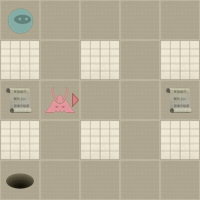

This game map was drawn from its Tiled (.tmx) file and the tilesets committed beside it. A one-line description and the trimmed map source follow:
An orthogonal 5x5 tile map with 40x40 px tiles, 2 tile layers (Level, Actors).

<map version="1.0" orientation="orthogonal" width="5" height="5" tilewidth="40" tileheight="40">
 <properties>
  <property name="moves" value="6" />
 </properties>
 <tileset firstgid="1" name="tiles" tilewidth="40" tileheight="40" spacing="2" margin="2">
  <image source="tiles.png" width="256" height="256" />
  <tile id="0">
   <properties>
    <property name="actor" value="exit" />
   </properties>
  </tile>
  <tile id="2">
   <properties>
    <property name="actor" value="guard" />
    <property name="direction" value="down" />
   </properties>
  </tile>
  <tile id="3">
   <properties>
    <property name="actor" value="guard" />
    <property name="direction" value="left" />
   </properties>
  </tile>
  <tile id="4">
   <properties>
    <property name="actor" value="guard" />
    <property name="direction" value="right" />
   </properties>
  </tile>
  <tile id="5">
   <properties>
    <property name="actor" value="guard" />
    <property name="direction" value="up" />
   </properties>
  </tile>
  <tile id="7">
   <properties>
    <property name="actor" value="player" />
   </properties>
  </tile>
  <tile id="8">
   <properties>
    <property name="actor" value="scroll" />
   </properties>
  </tile>
  <tile id="9">
   <properties>
    <property name="wall" value="1" />
   </properties>
  </tile>
 </tileset>
 <layer name="Level" width="5" height="5">
  <data>[25 cells, 25 non-empty, 2 distinct tile ids]</data>
 </layer>
 <layer name="Actors" width="5" height="5">
  <data>[25 cells, 5 non-empty, 4 distinct tile ids]</data>
 </layer>
</map>
